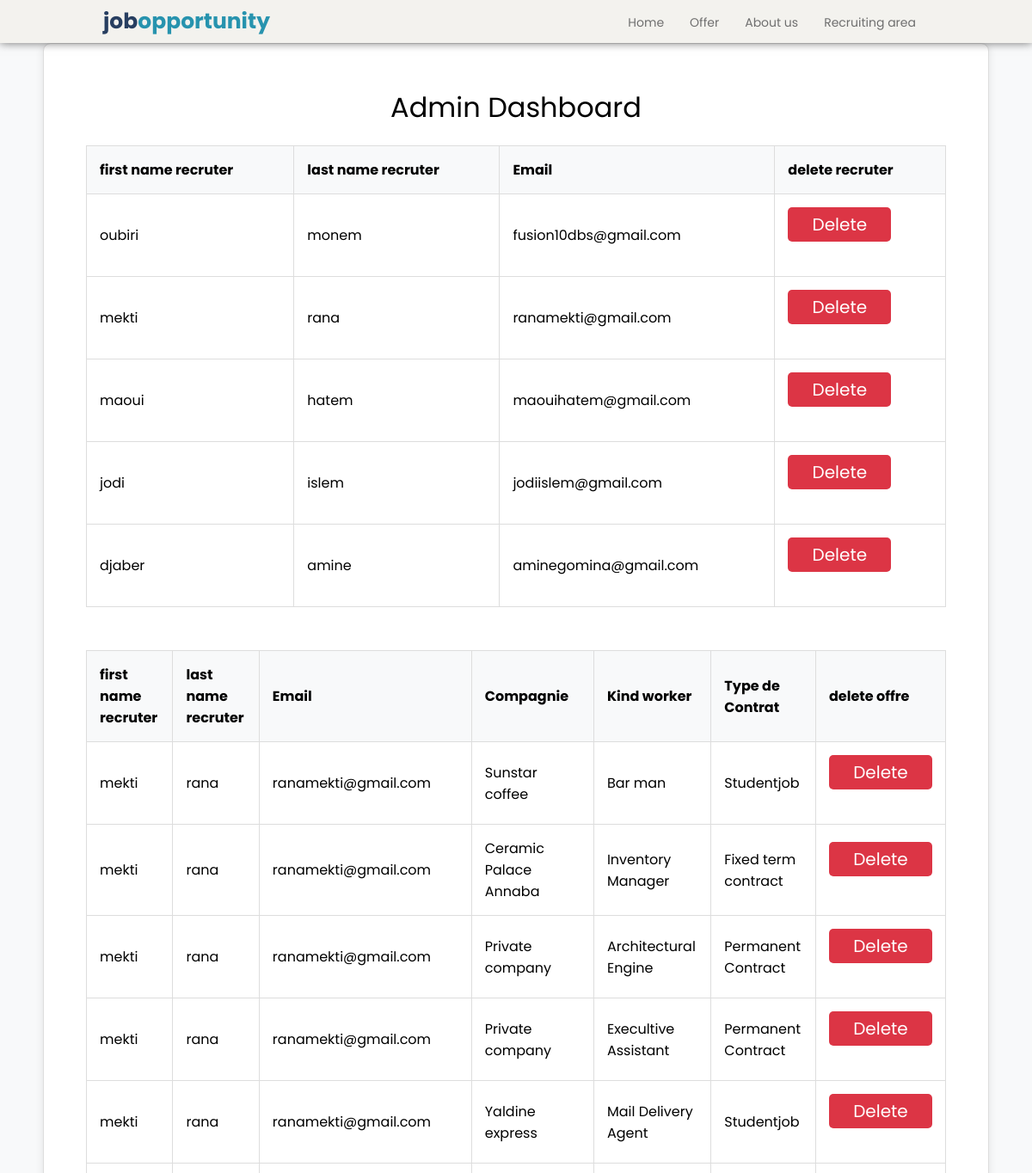
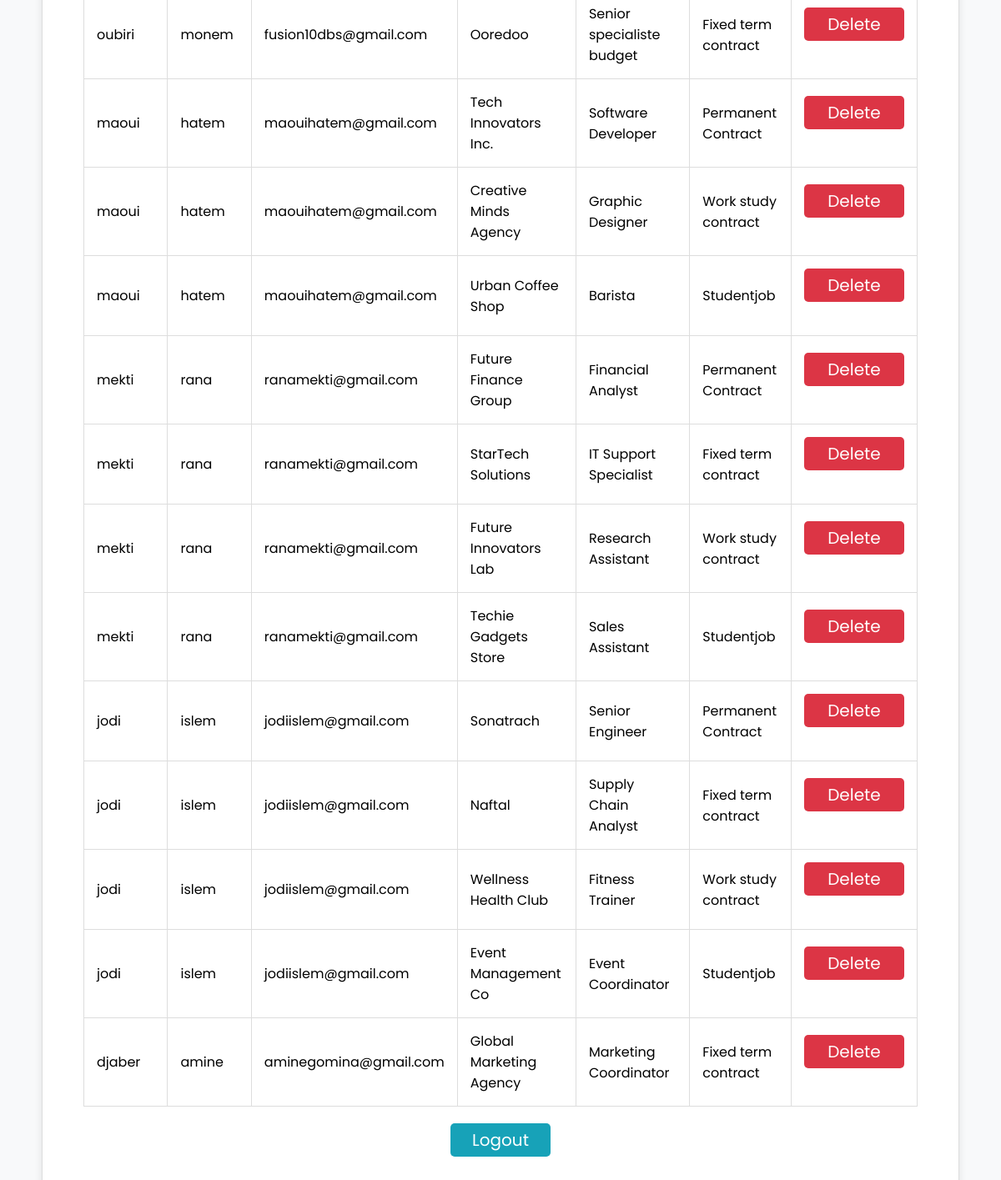
The app's page /admin.php with its own data (2 pictures, top to bottom).
### tables this page shows
CREATE TABLE `recruteur` (
  `id_recruteure` int(20) NOT NULL,
  `nom` varchar(20) NOT NULL,
  `sexe` enum('homme','femme','','') NOT NULL,
  `prénom` varchar(20) NOT NULL,
  `email` varchar(50) NOT NULL,
  `password` varchar(255) NOT NULL
);

CREATE TABLE `offre` (
  `id_offre` int(20) NOT NULL,
  `id_recruteure` int(20) NOT NULL,
  `nom_entreprise` varchar(40) NOT NULL,
  `naw3` varchar(100) NOT NULL,
  `Kind_worker` varchar(30) NOT NULL,
  `tel_entreprise` int(20) NOT NULL,
  `email_entreprise` varchar(100) NOT NULL,
  `détaille_offre` varchar(1000) NOT NULL,
  `type_de_contrat` varchar(1000) NOT NULL,
  `logo` varchar(255) NOT NULL
);

### html/admin.php (the view, shortened to what this page needs)
<?php
require_once "conection.php";
?>
<!DOCTYPE html>
<html lang="en">
<head>
</head>
<body>
    <div class="container">
        <div class="admin-header">Admin Dashboard</div>
        <div class="admin-content">
            <table class="admin-table">
                <tr>
                    <th>first name recruter</th>
                    <th>last name recruter</th>
                    <th>Email</th>
                    <th>delete recruter</th>
                </tr>
               <?php
                 $query=mysqli_query($conn,"SELECT * FROM recruteur ");
                 if (mysqli_num_rows($query) > 0) {
                    while ($row = mysqli_fetch_assoc($query)) {
                        echo '<tr>
                    <td>'.$row['nom'].'</td>
                    <td>'.$row['prénom'].'</td>
                    <td>'.$row['email'].'</td>
                    <td>
                        <a onclick="return confirm(\'Êtes-vous sûr de vouloir supprimer ce recrutuere ?\');" href="admin_deletrecru.php?v='.$row['id_recruteure'].'">
                            <button class="btn btn-warning">Delete</button>
                            <br>
                            <br>
                    </td>
                    </tr>';
                    }
                 }
                ?>
            </table>
        </div>
        <br>
        <br>
        <table class="admin-table">
                <tr>
                    <th>first name recruter</th>
                    <th>last name recruter</th>
                    <th>Email</th>
                    <th>Compagnie</th>
                    <th>Kind worker</th>
                    <th>Type de Contrat</th>
                    <th>delete offre</th>
                </tr>
                <?php
                 $get_offers=mysqli_query($conn,"SELECT o.*,r.* FROM offre o JOIN recruteur r ON o.id_recruteure=r.id_recruteure");
                 if (mysqli_num_rows($get_offers) > 0) {
                    while ($row = mysqli_fetch_assoc($get_offers)) {
                        echo '<tr>
                        <td>'.$row['nom'].'</td>
                        <td>'.$row['prénom'].'</td>
                        <td>'.$row['email'].'</td>
                    <td>'.$row['nom_entreprise'].'</td>
                    <td>'.$row['Kind_worker'].'</td>
                    <td>'.$row['type_de_contrat'].'</td>
                    <td>
                    <a  onclick="return confirm(\'Êtes-vous sûr de vouloir supprimer ce offre ?\');" href="admin_deletoffre.php?v='.$row['id_offre'].'">
                            <button class="btn btn-warning">Delete</button>
                            <br>
                            <br>
                    </td>
                    </tr>';
                    }
                 }
                ?>
            </table>
        <div class="button-container">
            <a href="logout.php">
                <button class="btn btn-info">Logout</button>
            </a>
        </div>
    </div>
    <header>
        <div class="logo">
            <p><span>job</span>opportunity</p>
        </div>
        <ul class="menu">
            <li><a href="index.php">Home</a></li>
            <li><a href="offreopp.php">Offer</a></li>
            <li><a href="aboutus.php">About us</a></li>
            <li><a href="espace recruteure.php">Recruiting area</a></li>
        </ul>
    </header>
</body>

### html/admin.php (style rules this page uses)
body { font-family: Arial, sans-serif; background-color: #f8f9fa; }
.container { width: 1100px; margin: 50px auto; padding: 20px; border: 1px solid #ddd; border-radius: 9px; background-color: #fff; box-shadow: 0 0 10px rgba(0, 0, 0, 0.1); display: flex; flex-direction: column; align-items: center; }
.admin-header { font-size: 2rem; margin-bottom: 20px; text-align: center; }
.admin-content { display: flex; justify-content: center; width: 100%; }
.admin-table { width: 100%; max-width: 1000px; border-collapse: collapse; text-align: left; border-radius: 9px; }
.admin-table th, .admin-table td { padding: 15px; border: 1px solid #ddd; }
.admin-table th { background-color: #f8f9fa; font-weight: bold; }
.button-container { display: flex; justify-content: center; margin: 20px auto; gap: 20px; }
.btn { width: 120px; height: 40px; font-size: 1.25rem; border: none; border-radius: 5px; cursor: pointer; }
.btn-warning { background-color: #dc3545; color: white; }
.btn-info { background-color: #17a2b8; color: white; }
* { margin: 0; padding: 0; box-sizing: border-box; font-family: 'Poppins', sans-serif; }
body, html { height: 100%; }
header { display: flex; align-items: center; justify-content: space-between; height: 50px; padding: 0 10%; position: fixed; top: 0; left: 0; right: 0; background-color: rgb(243, 242, 238); box-shadow: 0 0 10px rgba(0, 0, 0, 0.557); z-index: 10; }
.menu { display: flex; }
.logo { color: #2793ae; font-weight: 700; font-size: 25px; }
.logo span { color: #273e60; }
.menu li { margin: 0 15px; list-style: none; }
.menu li a { font-size: 14px; text-decoration: none; color: #6f6f6f; position: relative; }
.menu li a::before { position: absolute; top: -5px; left: 0; content: ""; width: 0; height: 2px; border-radius: 6px; background-color: #2793ae; transition: 0.5s; }
.menu li a::after { position: absolute; bottom: -5px; right: 0; content: ""; width: 0; height: 2px; border-radius: 6px; background-color: #2793ae; transition: 0.5s; }
.container { display: flex; justify-content: center; align-items: center; min-height: 100vh; padding-top: 50px; }

### records on screen
recruteur: nom "oubiri", prénom "monem", email "fusion10dbs@gmail.com"
recruteur: nom "mekti", prénom "rana", email "ranamekti@gmail.com"
recruteur: nom "maoui", prénom "hatem", email "maouihatem@gmail.com"
recruteur: nom "jodi", prénom "islem", email "jodiislem@gmail.com"
recruteur: nom "djaber", prénom "amine", email "aminegomina@gmail.com"
offre: id_recruteure.nom "mekti", id_recruteure.prénom "rana", id_recruteure.email "ranamekti@gmail.com", nom_entreprise "Sunstar coffee", Kind_worker "Bar man", type_de_contrat "Studentjob"
offre: id_recruteure.nom "mekti", id_recruteure.prénom "rana", id_recruteure.email "ranamekti@gmail.com", nom_entreprise "Ceramic Palace Annaba", Kind_worker "Inventory Manager", type_de_contrat "Fixed term contract"
offre: id_recruteure.nom "mekti", id_recruteure.prénom "rana", id_recruteure.email "ranamekti@gmail.com", nom_entreprise "Private company", Kind_worker "Architectural Engine", type_de_contrat "Permanent Contract"
offre: id_recruteure.nom "mekti", id_recruteure.prénom "rana", id_recruteure.email "ranamekti@gmail.com", nom_entreprise "Private company", Kind_worker "Execultive Assistant", type_de_contrat "Permanent Contract"
offre: id_recruteure.nom "mekti", id_recruteure.prénom "rana", id_recruteure.email "ranamekti@gmail.com", nom_entreprise "Yaldine express", Kind_worker "Mail Delivery Agent", type_de_contrat "Studentjob"
offre: id_recruteure.nom "oubiri", id_recruteure.prénom "monem", id_recruteure.email "fusion10dbs@gmail.com", nom_entreprise "Ooredoo", Kind_worker "Senior specialiste budget", type_de_contrat "Fixed term contract"
offre: id_recruteure.nom "maoui", id_recruteure.prénom "hatem", id_recruteure.email "maouihatem@gmail.com", nom_entreprise "Tech Innovators Inc.", Kind_worker "Software Developer", type_de_contrat "Permanent Contract"
offre: id_recruteure.nom "maoui", id_recruteure.prénom "hatem", id_recruteure.email "maouihatem@gmail.com", nom_entreprise "Creative Minds Agency", Kind_worker "Graphic Designer", type_de_contrat "Work study contract"
offre: id_recruteure.nom "maoui", id_recruteure.prénom "hatem", id_recruteure.email "maouihatem@gmail.com", nom_entreprise "Urban Coffee Shop", Kind_worker "Barista", type_de_contrat "Studentjob"
offre: id_recruteure.nom "mekti", id_recruteure.prénom "rana", id_recruteure.email "ranamekti@gmail.com", nom_entreprise "Future Finance Group", Kind_worker "Financial Analyst", type_de_contrat "Permanent Contract"
offre: id_recruteure.nom "mekti", id_recruteure.prénom "rana", id_recruteure.email "ranamekti@gmail.com", nom_entreprise "StarTech Solutions", Kind_worker "IT Support Specialist", type_de_contrat "Fixed term contract"
offre: id_recruteure.nom "mekti", id_recruteure.prénom "rana", id_recruteure.email "ranamekti@gmail.com", nom_entreprise "Future Innovators Lab", Kind_worker "Research Assistant", type_de_contrat "Work study contract"
offre: id_recruteure.nom "mekti", id_recruteure.prénom "rana", id_recruteure.email "ranamekti@gmail.com", nom_entreprise "Techie Gadgets Store", Kind_worker "Sales Assistant", type_de_contrat "Studentjob"
offre: id_recruteure.nom "jodi", id_recruteure.prénom "islem", id_recruteure.email "jodiislem@gmail.com", nom_entreprise "Sonatrach", Kind_worker "Senior Engineer", type_de_contrat "Permanent Contract"
offre: id_recruteure.nom "jodi", id_recruteure.prénom "islem", id_recruteure.email "jodiislem@gmail.com", nom_entreprise "Naftal", Kind_worker "Supply Chain Analyst", type_de_contrat "Fixed term contract"
offre: id_recruteure.nom "jodi", id_recruteure.prénom "islem", id_recruteure.email "jodiislem@gmail.com", nom_entreprise "Wellness Health Club", Kind_worker "Fitness Trainer", type_de_contrat "Work study contract"
offre: id_recruteure.nom "jodi", id_recruteure.prénom "islem", id_recruteure.email "jodiislem@gmail.com", nom_entreprise "Event Management Co", Kind_worker "Event Coordinator", type_de_contrat "Studentjob"
offre: id_recruteure.nom "djaber", id_recruteure.prénom "amine", id_recruteure.email "aminegomina@gmail.com", nom_entreprise "Global Marketing Agency", Kind_worker "Marketing Coordinator", type_de_contrat "Fixed term contract"
